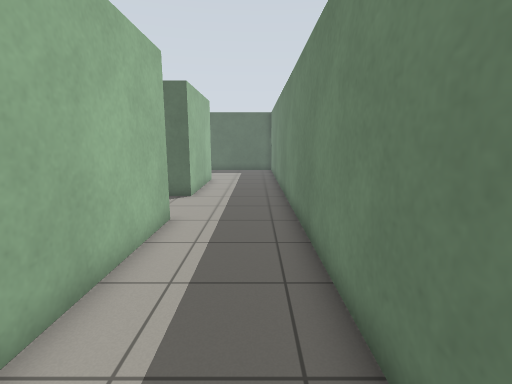
[1] (above)

22 first-person views from a walk through a Gazebo world. The camera is 1.2 m above the floor, tilts 10° down and sees 85° across. The floor is counted in squares, 0.5 m on a side. Each view is taken from the middle of a square. On the plan, view 1 faces up. The plan holds only what a view shows up to about 18 squares ahead; the rest is blank.

[2]
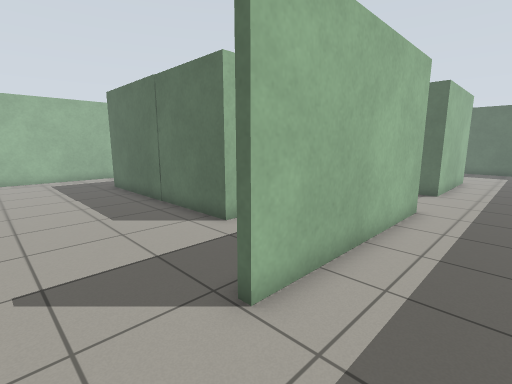

[3]
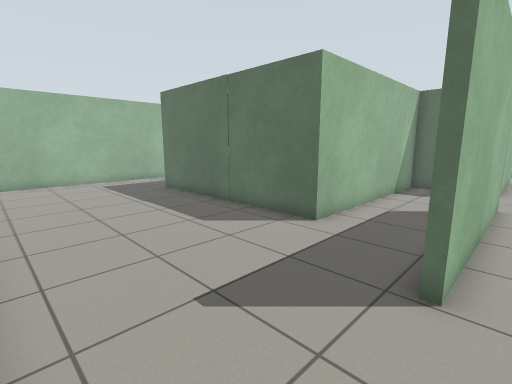

[4]
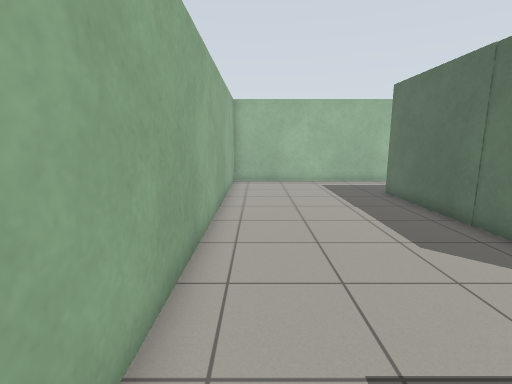

[5]
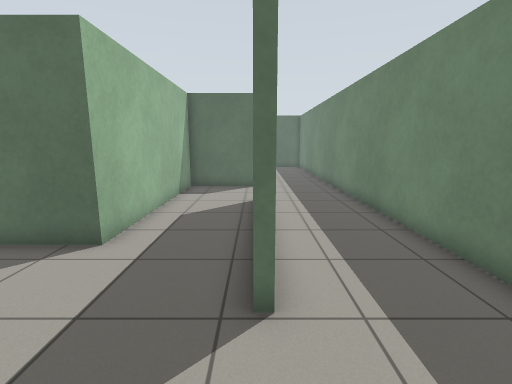

[6]
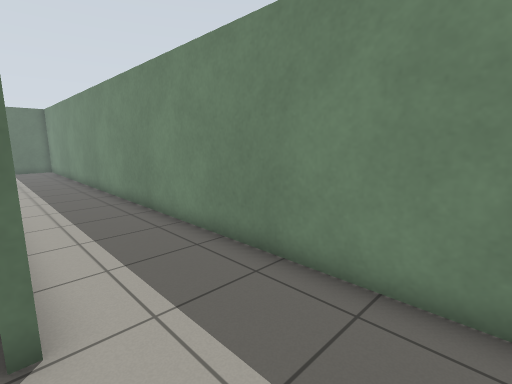

[7]
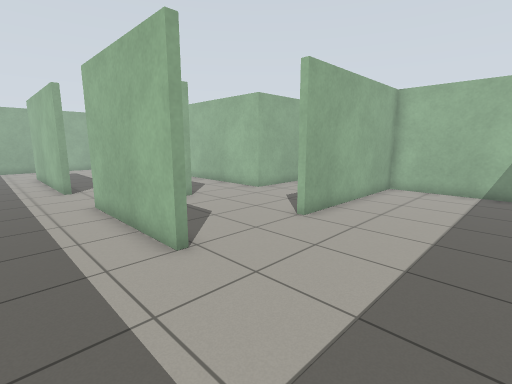

[8]
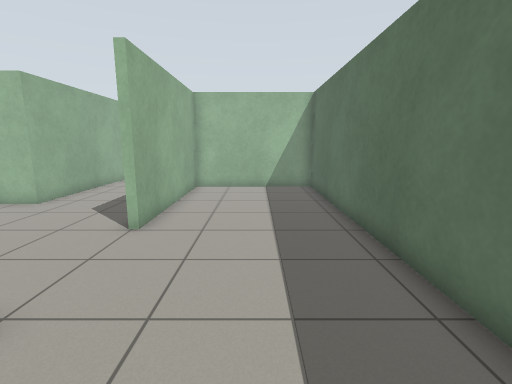

[9]
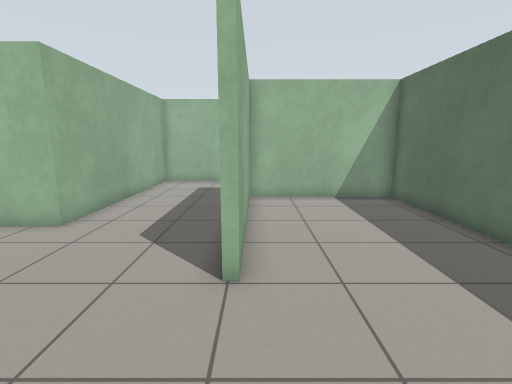

[10]
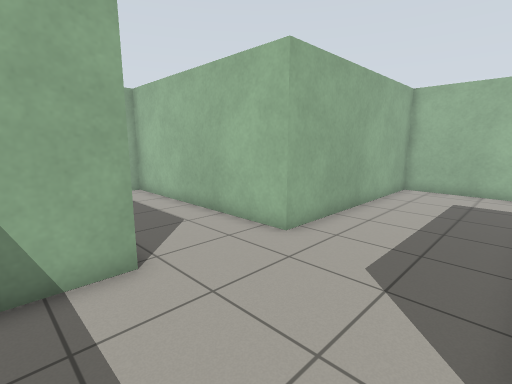

[11]
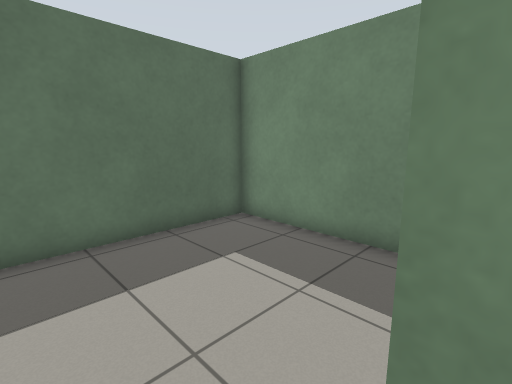

[12]
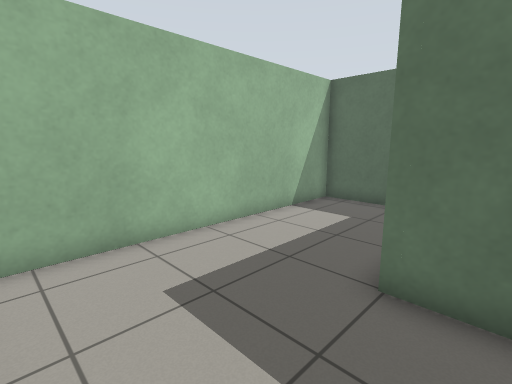

[13]
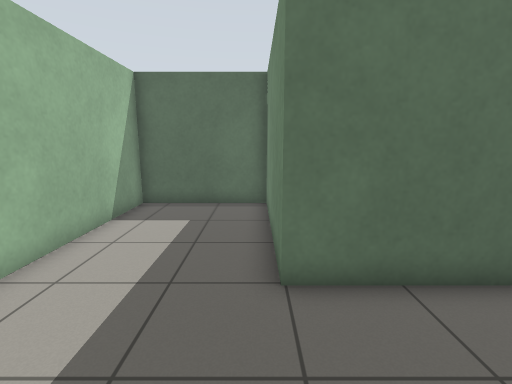

[14]
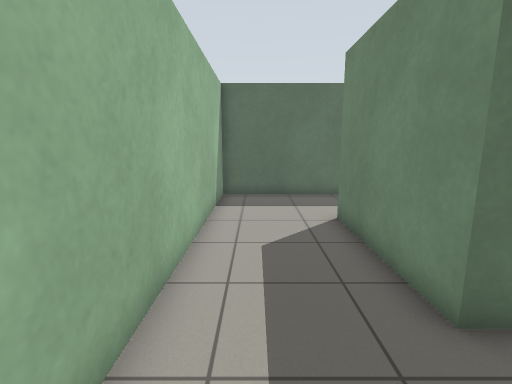

[15]
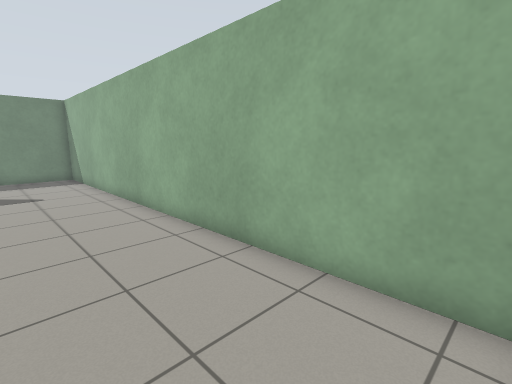

[16]
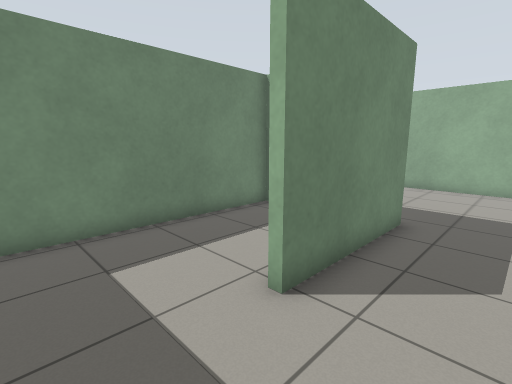

[17]
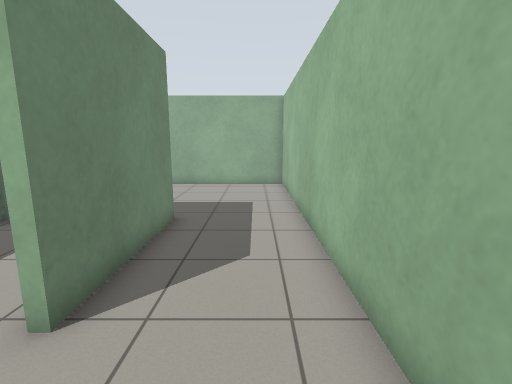

[18]
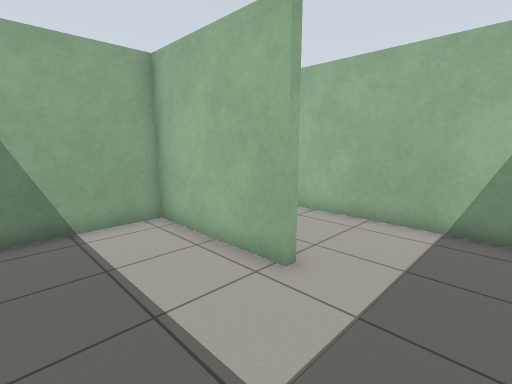

[19]
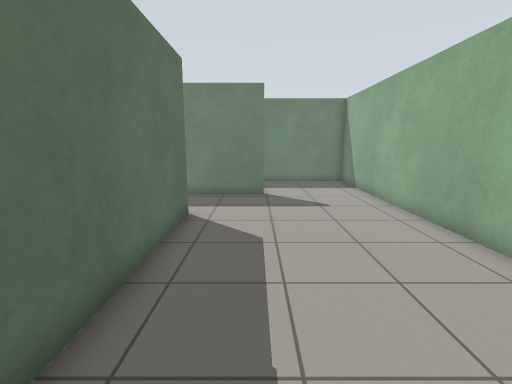

[20]
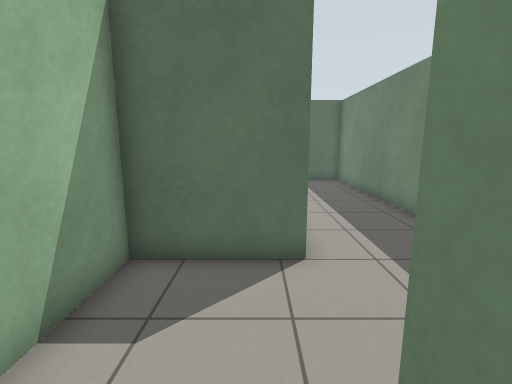

[21]
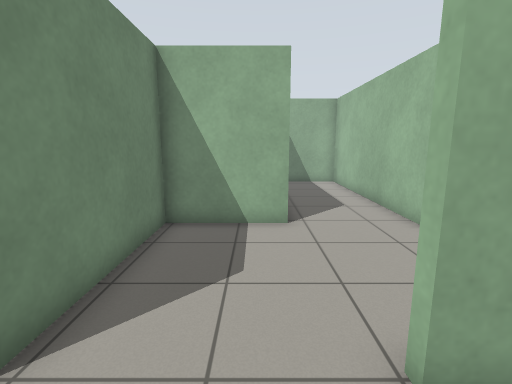

[22]
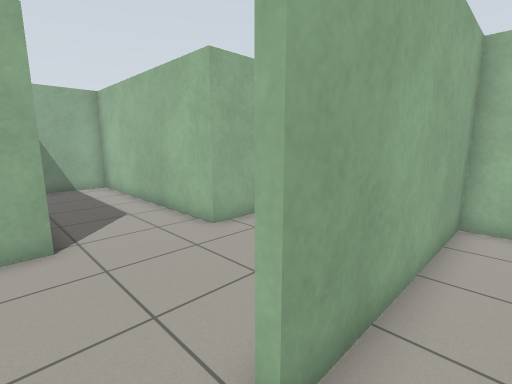

### Floor plan
Ten units are one square. View 1 is at (0, 0); x grows to the right and y downward. Boxes are objects, and circles mark ways between rooms. Rooms are numbered by the first view taken in them; rooms with no view inside come last. Other rooms are left out.
<svg viewBox="-211 -255 229 304">
<path fill="none" stroke="#000" d="M-33 -185 -30 -185 -30 -125M-27 -88 -27 -6M-24 44 13 44 13 -250 -153 -250 -153 -187 -75 -187M-27 -6 -30 -6 -30 -42M-30 -79 -30 -88 -27 -88M-150 -130 -206 -130 -206 44 -24 44M-30 -125 -67 -125 -67 -33 -164 -33 -164 -89M-116 -184 -156 -184 -156 -250 -206 -250 -206 -133 -109 -133 -109 -36 -80 -36M-70 -128 -33 -128 -33 -185M-161 -89 -161 -36 -112 -36 -112 -119"/>
<circle cx="-30" cy="-105" r="3" fill="#2a7"/>
<circle cx="-30" cy="20" r="3" fill="#2a7"/>
<circle cx="-55" cy="-180" r="3" fill="#2a7"/>
<circle cx="-160" cy="-105" r="3" fill="#2a7"/>
<text x="-20" y="-150">1</text>
<text x="-120" y="-20">2</text>
<text x="-130" y="-150">3</text>
<text x="-140" y="-80">4</text>
</svg>
Room 1 opens to room 2. Room 1 opens to room 3. Room 2 opens to room 4.

Where each view was taken, in squares from view 1:
view 1: 0 up, 0 right, facing up
view 2: 2 down, 0 right, facing up-left
view 3: 4 down, 2 left, facing up-left
view 4: 3 down, 3 left, facing left
view 5: 3 down, 3 left, facing up
view 6: 3 down, 3 left, facing up-right
view 7: 24 up, 0 right, facing down-left
view 8: 22 up, 0 right, facing left
view 9: 19 up, 3 left, facing left
view 10: 18 up, 5 left, facing down-left
view 11: 18 up, 5 left, facing up-right
view 12: 14 up, 14 left, facing up-left
view 13: 14 up, 16 left, facing up
view 14: 0 up, 19 left, facing up
view 15: 0 up, 20 left, facing down-right
view 16: 12 up, 19 left, facing down-right
view 17: 12 up, 19 left, facing down
view 18: 12 up, 12 left, facing down-left
view 19: 1 up, 16 left, facing right
view 20: 7 up, 4 left, facing up
view 21: 21 up, 6 left, facing down
view 22: 20 up, 6 left, facing down-left
